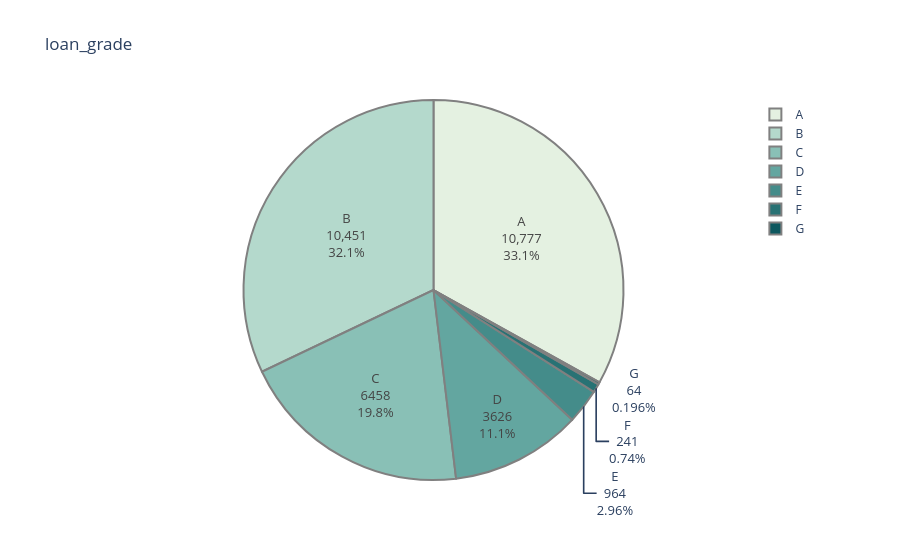

Write notebook code for a chart like this one.
### Code cell
level_counts=data.loan_grade.value_counts()
fig=px.pie(values=level_counts.values,
          names=level_counts.index,
          color_discrete_sequence=px.colors.sequential.Mint,
          title= 'loan_grade'
          )
fig.update_traces(textinfo='label+percent+value', textfont_size=13,
                  marker=dict(line=dict(color='#102000', width=0.2)))

fig.data[0].marker.line.width = 2
fig.data[0].marker.line.color='gray'
fig.show()

### Figure 1 — Plotly figure (JSON) as saved in the notebook; plotly's stock layout.template omitted (floating-point values rounded to 4 significant figures)
{"data": [{"domain": {"x": [0, 1], "y": [0, 1]}, "hovertemplate": "label=%{label}<br>value=%{value}<extra></extra>", "labels": ["A", "B", "C", "D", "E", "F", "G"], "legendgroup": "", "marker": {"line": {"color": "gray", "width": 2}}, "name": "", "showlegend": true, "textfont": {"size": 13}, "textinfo": "label+percent+value", "type": "pie", "values": [10777, 10451, 6458, 3626, 964, 241, 64]}], "layout": {"legend": {"tracegroupgap": 0}, "piecolorway": ["rgb(228, 241, 225)", "rgb(180, 217, 204)", "rgb(137, 192, 182)", "rgb(99, 166, 160)", "rgb(68, 140, 138)", "rgb(40, 114, 116)", "rgb(13, 88, 95)"], "title": {"text": "loan_grade"}}}
